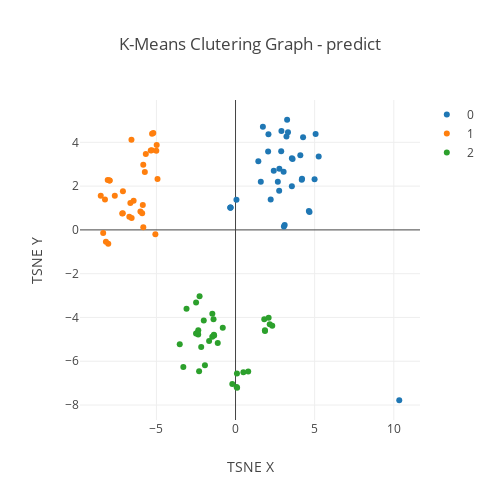

Notebook cell for this chart:
### Code cell
dc.set_plotly()
dc.get_kmeans_graph(df_result, "predict")
